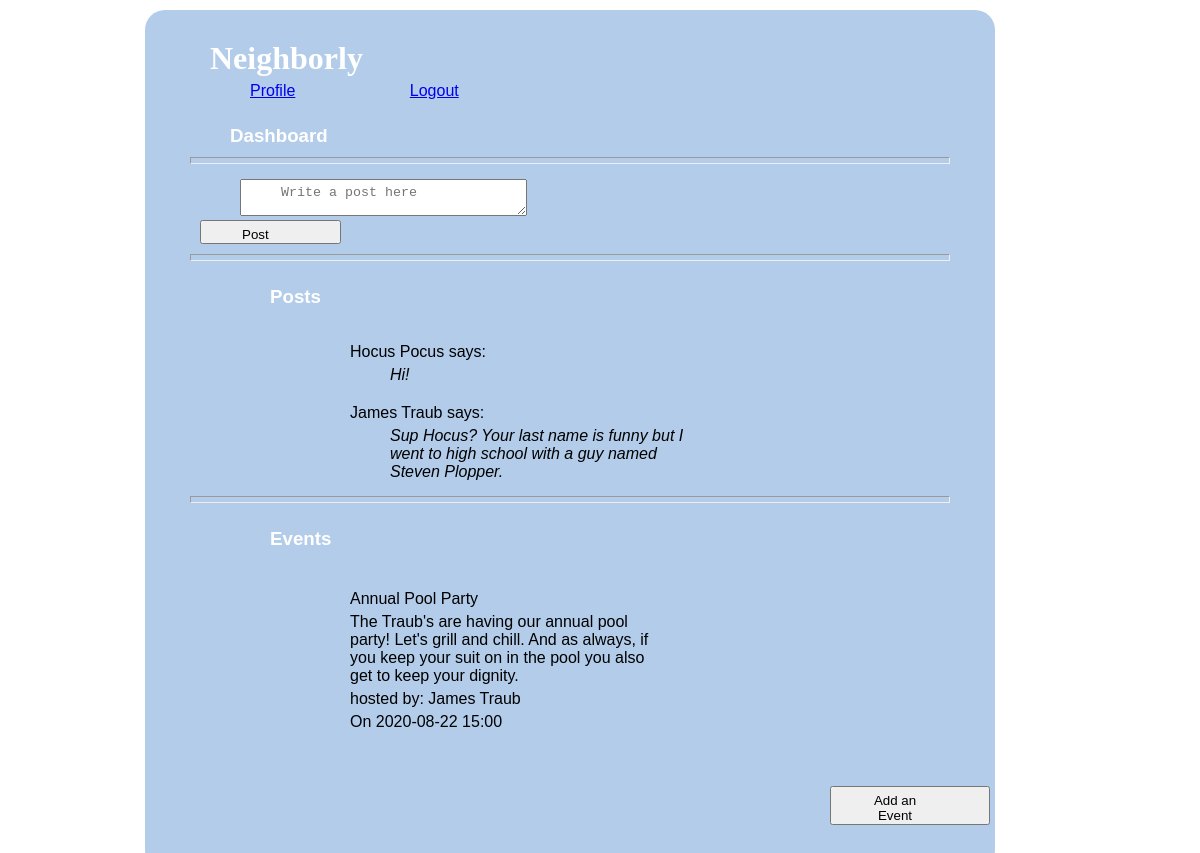
The page /dashboard (signed in) on the database as committed earlier.
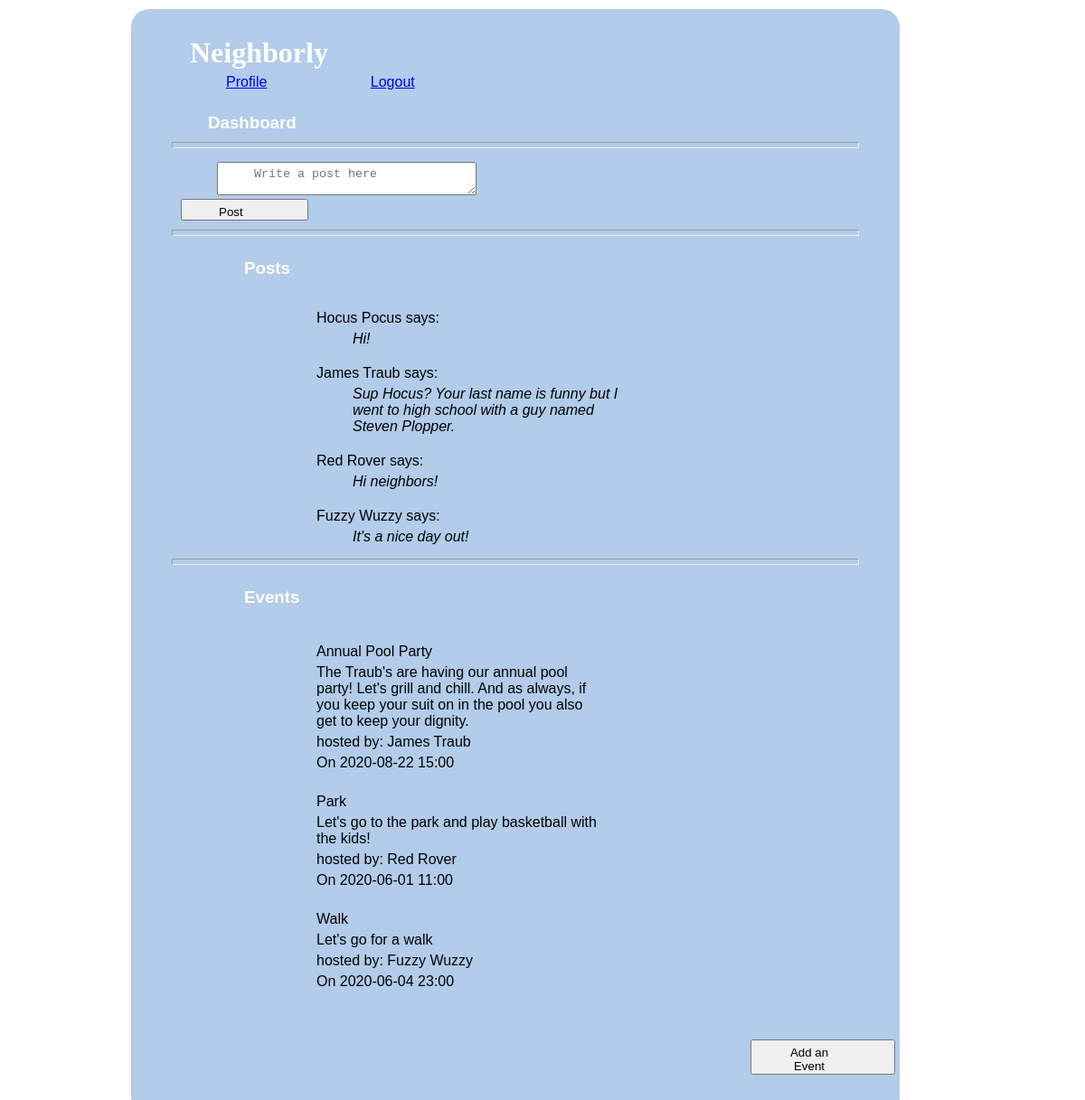
The same page on the database as committed later.
### models.py (models this page shows, shortened)
class Post(db.Model):
    __tablename__ = "posts"
    id = db.Column(db.Integer, primary_key=True)
    message = db.Column(db.String(255))
    user_id = db.Column(db.Integer, db.ForeignKey('users.id', ondelete='cascade'))
    user = db.relationship('User', foreign_keys=[user_id])
    users_who_like_this_post = db.relationship('User', secondary=likes_table, passive_deletes=True)
    created_at = db.Column(db.DateTime, server_default = func.now())
    updated_at = db.Column(db.DateTime, server_default = func.now(), onupdate = func.now())

class User(db.Model):
    __tablename__ = "users"
    id = db.Column(db.Integer, primary_key=True)
    first_name = db.Column(db.String(45))
    last_name = db.Column(db.String(45))
    email = db.Column(db.String(255))
    address_id = db.Column(db.Integer, db.ForeignKey('addresses.id', ondelete='cascade'))
    address = db.relationship('Address', foreign_keys=[address_id])
    password_hash=db.Column(db.String(255))
    posts_this_user_likes = db.relationship('Post', secondary=likes_table, passive_deletes=True)
    all_post = db.relationship('Post', back_populates="user", cascade="all, delete, delete-orphan")
    all_event = db.relationship('Event', back_populates="user", cascade="all, delete, delete-orphan")
    created_at = db.Column(db.DateTime, server_default = func.now())
    updated_at = db.Column(db.DateTime, server_default = func.now(), onupdate = func.now())

class Event(db.Model):
    __tablename__ = "events"
    id = db.Column(db.Integer, primary_key=True)
    title = db.Column(db.String(100))
    description = db.Column(db.String(255))
    date = db.Column(db.String(45))
    time = db.Column(db.String(45))
    user_id = db.Column(db.Integer, db.ForeignKey('users.id', ondelete='cascade'))
    user = db.relationship('User', foreign_keys=[user_id])
    location_id = db.Column(db.Integer, db.ForeignKey('event_locations.id', ondelete='cascade'))
    location = db.relationship('Event_location', foreign_keys=[location_id])
    created_at = db.Column(db.DateTime, server_default = func.now())
    updated_at = db.Column(db.DateTime, server_default = func.now(), onupdate = func.now())

### controller.py (the view)
def dashboard():
    if 'user_id' not in session:
        return redirect("/")
    posts = Post.query.all()
    events = Event.query.all()
    return render_template("dashboard.html", all_posts = posts, all_events = events )

### templates/dashboard.html (shortened to what this page needs)
<!DOCTYPE html>
<html lang="en">
<head>
    <link rel="stylesheet" type="text/css" href="{{ url_for('static', filename='style.css') }}">
</head>
<body>
    <div class="container_dashboard">
        <h1>Neighborly</h1>
        <div class="navigation">
            <a href="/user_profile">Profile</a>
            <a href="/logout">Logout</a>
        </div>
        <div class="dashboard">
            <h3>Dashboard</h3>
            <hr>
            <form action="/add/post" method="POST">
                <p> <textarea name="message" placeholder="Write a post here"></textarea></p>
                <input type="submit" value="Post">
            </form>
            <hr>
            <div class="posts">
                <h3>Posts</h3>
                <ul>
                    {% for post in all_posts %}
                    <li>
                        <p>{{post.user.first_name}} {{post.user.last_name}} says:</p>
                        <span><p>{{post.message}}</p></span>
                    </li>
                    {% endfor %}
                </ul>
            </div>
            <hr>
            <div class="events">
                <h3>Events</h3>
                <ul>
                    {% for event in all_events %}
                    <li>
                        <p>{{event.title}}</p>
                        <p>{{event.description}}</p>
                        <p>hosted by: {{event.user.first_name}} {{event.user.last_name}}</p>
                        <p>On {{event.date}} {{event.time}}</p>
                    </li>
                    {% endfor %}
                </ul>
            </div>
            <a href="/events"><button>Add an Event</button></a>
        </div>
    </div>
</body>
</html>

### static/style.css (style rules this page uses)
* { margin: 0px; padding: 5px 70px 0px 40px; }
.container_dashboard { width: 800px; background-color: rgb(178, 204, 233); margin: 0px auto; padding: 25px; border-radius: 20px; font-family: 'Lucida Sans', 'Lucida Sans Regular', 'Lucida Grande', 'Lucida Sans Unicode', Geneva, Verdana, sans-serif; }
.container_dashboard h1 { font-family: cursive; color: white; }
.container_dashboard li { list-style: none; }
.dashboard { padding: 20px; }
.dashboard h3 { padding-bottom: 10px; color: white; }
.dashboard form { padding: 10px; }
.dashboard button { vertical-align: bottom; margin-top: 40px; margin-left: 600px; }
.posts { margin-top: 15px; margin-bottom: 15px; }
.posts li { margin-top: 10px; }
.posts li p { display: inline-block; }
.posts span { font-style: italic; }
.events { margin-top: 15px; margin-bottom: 15px; }
.events li { margin-top: 15px; }

Rows that differ between the two databases and show on the page:
added Post: user.first_name "Red", user.last_name "Rover", message "Hi neighbors!"
added Post: user.first_name "Fuzzy", user.last_name "Wuzzy", message "It's a nice day out!"
added Event: title "Park", description "Let's go to the park and play basketball with the kids!", user.first_name "Red", user.last_name "Rover", date "2020-06-01", time "11:00"
added Event: title "Walk", description "Let's go for a walk", user.first_name "Fuzzy", user.last_name "Wuzzy", date "2020-06-04", time "23:00"
